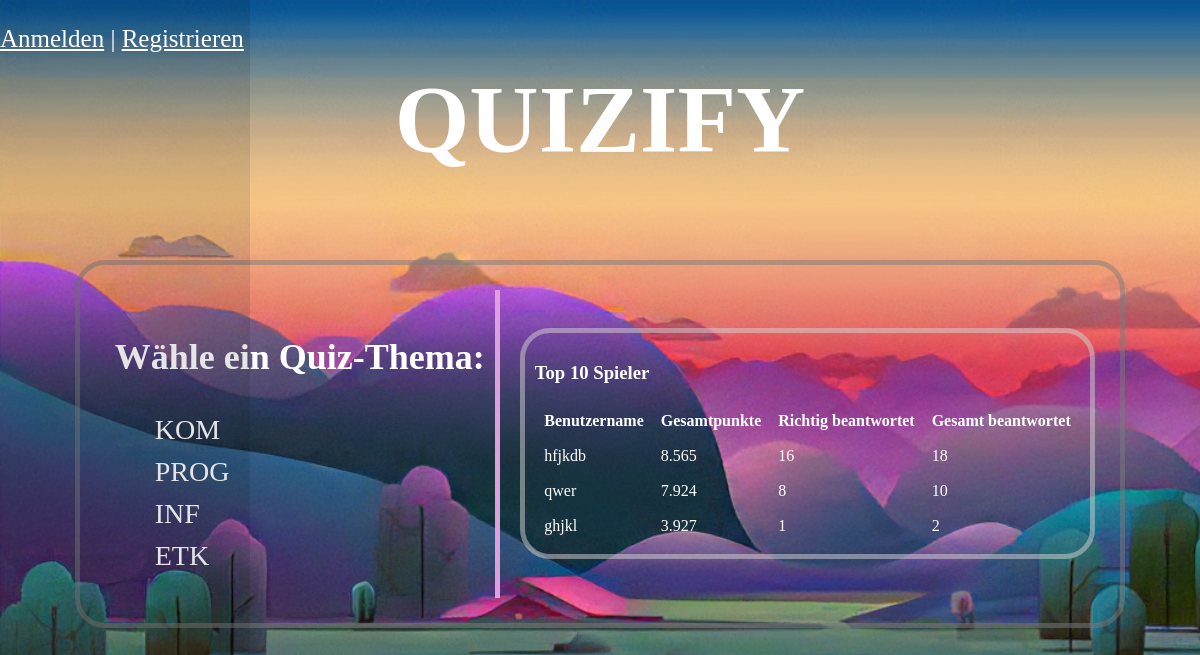
/hauptseite.php, run on an earlier commit of the app's database.
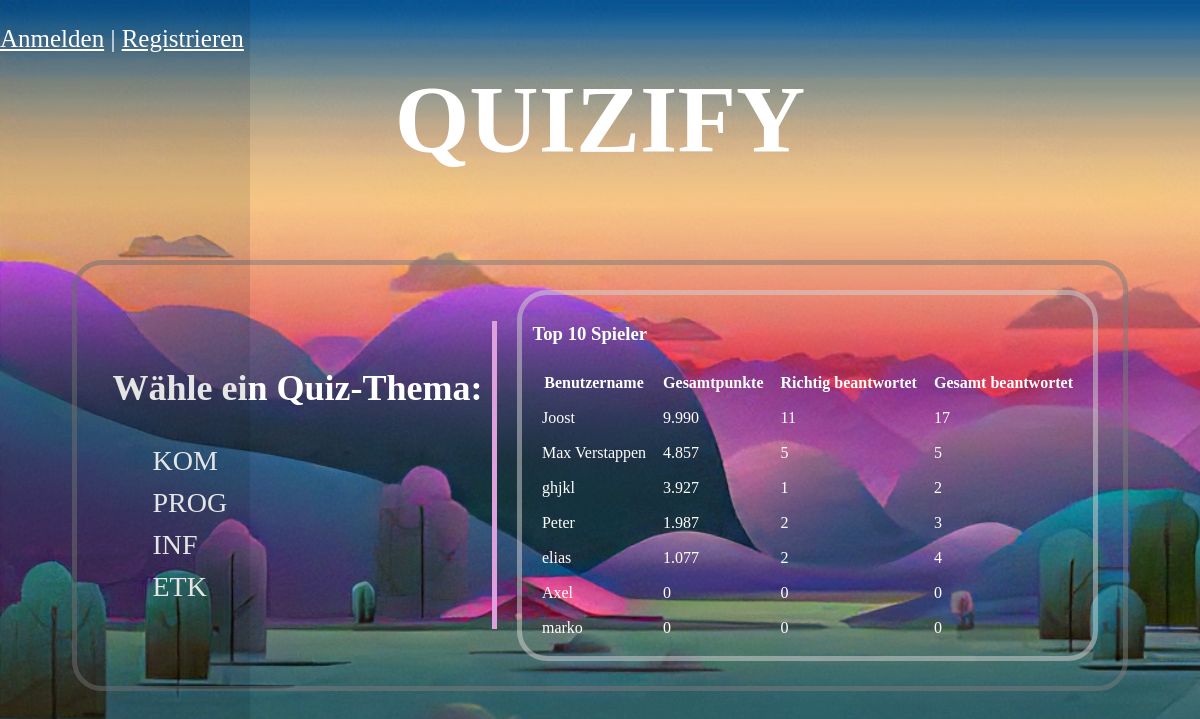
And on a later commit of the database.
### tables this page shows
CREATE TABLE `userdaten` (
  `ID` int(11) NOT NULL,
  `username` varchar(50) NOT NULL,
  `passwort` varchar(100) NOT NULL,
  `gesamt_punkte` int(11) NOT NULL DEFAULT 0,
  `richtig_beantwortet` int(11) NOT NULL DEFAULT 0,
  `gesamt_fragen` int(11) NOT NULL DEFAULT 0
);

### hauptseite.php (the view, shortened to what this page needs)
<link rel="stylesheet" href="hauptseite.css">
<link href='https://unpkg.com/boxicons@2.1.4/css/boxicons.min.css' rel='stylesheet'>
<?php
include 'config.php';
?>
<!DOCTYPE html>
<html lang="en">
<head>
</head>
<body>
<h1 class="title">QUIZIFY</h1>
<?php
$con = new mysqli($servername, $username, $password, $dbname);
$sql = "SELECT username, gesamt_punkte, richtig_beantwortet, gesamt_fragen
        FROM userdaten
        ORDER BY gesamt_punkte DESC
        LIMIT 10";
$result = mysqli_query($con, $sql);
echo "<div class='container1'>";
echo"
<div class='quizs'>
<h3>Wähle ein Quiz-Thema:</h3>
<ul>
<li><a href='quiz.php?thema=1'>KOM</a></li>
<li><a href='quiz.php?thema=2'>PROG</a></li>
<li><a href='quiz.php?thema=3'>INF</a></li>
<li><a href='quiz.php?thema=4'>ETK</a></li>
</ul>
</div>
";
if ($result && mysqli_num_rows($result) > 0) {
    echo"<div class='top'>";
    echo "<h3>Top 10 Spieler</h3>";
    echo "<table>";
    echo "<tr><th>Benutzername</th><th>Gesamtpunkte</th><th>Richtig beantwortet</th><th>Gesamt beantwortet</th></tr>";
    while ($row = mysqli_fetch_assoc($result)) {
        echo "<tr>";
        echo "<td>" . $row['username'] . "</td>";
        echo "<td>" . number_format($row['gesamt_punkte'], 0, ',', '.') . "</td>";
        echo "<td>" . number_format($row['richtig_beantwortet'], 0, ',', '.') . "</td>";
        echo "<td>" . number_format($row['gesamt_fragen'], 0, ',', '.') . "</td>";
        echo "</tr>";
    }
    echo "</table>";
    echo"</div>";
} else {
    echo"<div class='top'>";
    echo "Keine Daten verfügbar.";
    echo"</div>";
}
echo"</div>";
echo   "<nav class='sidebar'>";
        if (isset($_SESSION['benutzername'])) {
            echo "<p>Angemeldet als: " . $_SESSION['benutzername'] . "<br><br> <a href='abmelden.php'>Abmelden
            <i class='bx bx-log-out' ></i></a></p>";
            echo "<p><a href='profil.php'>Profil anzeigen<i class='bx bxs-user'></i></a></p>";
        } else {
            echo "<p><a href='login_form.htm'>Anmelden</a> | <a href='regestrieren_form.htm'>Registrieren</a></p>";
        }
        ?>
    </nav>
</body>
</html>

### hauptseite.css (style rules this page uses)
body { display: flex; flex-direction: column; align-items: center; margin: 0; padding: 0; background: url('slika.jpeg'); background-size: cover; background-position: fill; color:white; }
.title { font-weight: 700; font-size:6rem; }
.container1 { display: flex; justify-content: center; align-items: center; padding: 15px; border:5px solid rgba(125, 125,125,0.5); border-radius:30px; width: fit-content; margin-top: 20px; }
.quizs { margin:10px; padding:10px; border-right: 5px solid plum; }
.quizs h3 { font-size:36px; }
.quizs ul { list-style-type: none; }
.quizs li { margin-bottom: 10px; }
.quizs a { text-decoration: none; color:white; font-size: 28px; font-weight: 500; }
.top { margin:10px; padding:10px; border:5px solid rgba(214, 211, 211, 0.5); border-radius:30px; }
.top td { padding: 7.5px; }
.top th { padding: 7.5px; }
.sidebar { flex-direction: column; justify-content: center; align-items: center; position:absolute; overflow: hidden; top:0; left: 0; width: 250px; height: 100%; background: #3949ab; transition: all 0.4s; background-color: rgba(0, 0, 0, 0.1); font-size:25px; }
.sidebar a { justify-content: center; align-items: center; text-align: center; text-decoration:underline; color:white; }

What changed in the data, as far as the page shows it:
removed userdaten: username "hfjkdb", gesamt_punkte "8.565", richtig_beantwortet "16", gesamt_fragen "18"
removed userdaten: username "qwer", gesamt_punkte "7.924", richtig_beantwortet "8", gesamt_fragen "10"
added userdaten: username "Joost", gesamt_punkte "9.990", richtig_beantwortet "11", gesamt_fragen "17"
added userdaten: username "Max Verstappen", gesamt_punkte "4.857", richtig_beantwortet "5", gesamt_fragen "5"
added userdaten: username "Peter", gesamt_punkte "1.987", richtig_beantwortet "2", gesamt_fragen "3"
added userdaten: username "elias", gesamt_punkte "1.077", richtig_beantwortet "2", gesamt_fragen "4"
added userdaten: username "Axel", gesamt_punkte "0", richtig_beantwortet "0", gesamt_fragen "0"
added userdaten: username "marko", gesamt_punkte "0", richtig_beantwortet "0", gesamt_fragen "0"
